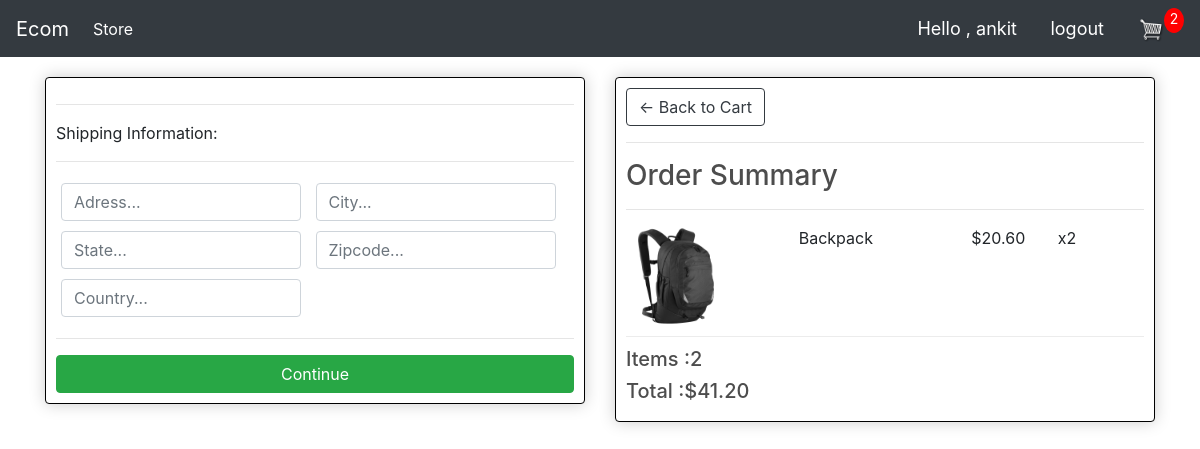
Screenshot of /checkout/ (signed in) with the database file from the repository.
### store/models.py (models this page shows, shortened)
class OrderItem(models.Model):
    product = models.ForeignKey(Product, on_delete=models.SET_NULL, blank=True, null=True)
    order = models.ForeignKey(Order, on_delete=models.SET_NULL, blank=True, null=True)
    quantity = models.IntegerField(default=0, null=True, blank=True)
    date_added = models.DateTimeField(auto_now_add=True)
    @property
    def get_total(self):
        total = self.product.price * self.quantity
        return total

class Product(models.Model):
    name = models.CharField(max_length=200, null=True)
    price = models.DecimalField(max_digits=7,decimal_places=2)
    digital = models.BooleanField(default=False, null=True, blank=False)
    image = models.ImageField(null=True, blank=True)
    @property
    def imageURL(self):
        try:
            url = self.image.url
        except:
            url = ''
        return url

class Order(models.Model):
    customer = models.ForeignKey(Customer, on_delete=models.SET_NULL, blank=True,null=True)
    date_orderd = models.DateTimeField(auto_now_add=True)
    complete = models.BooleanField(default=False, null=True, blank=False)
    transaction_id = models.CharField(max_length=200, null=True)
    @property
    def shipping(self):
        shipping = False
        orderitems = self.orderitem_set.all()
        for i in orderitems:
            if i.product.digital == False:
                shipping = True
        return shipping
    @property
    def get_cart_total(self):
        orderitems = self.orderitem_set.all()
        total = sum([item.get_total for item in orderitems ])
        return total
    @property
    def get_cart_items(self):
        orderitems = self.orderitem_set.all()
        total = sum([item.quantity for item in orderitems])
        return total

### store/views.py (the view)
# urls.py: path('checkout/', views.checkout, name='checkout'),
def checkout(request):
    data = cartData(request)
    cartItems = data['cartItems']
    order = data['order']
    items = data['items']
    context = {'items': items, 'order': order, 'cartItems':cartItems}
    return render(request, 'store/checkout.html', context)

### store/utils.py (called while the page is built)
def cartData(request):
    if request.user.is_authenticated:
        customer = request.user.customer
        order, created = Order.objects.get_or_create(customer=customer, complete=False)
        items = order.orderitem_set.all()
        cartItems = order.get_cart_items
    else:
        cookieData = cookieCart(request)
        cartItems = cookieData['cartItems']
        order = cookieData['order']
        items = cookieData['items']
    return {'cartItems': cartItems, 'order': order, 'items': items}

### store/templates/store/checkout.html (shortened to what this page needs)
{% extends 'store/main.html' %}
{% load static %}
{% block content %}
<div class="row">
    <div class="col-lg-6">
        <div class="box-element"  id="form-wrapper">
            <form id="form">
                <div class="shipping-info">
                    <hr>
                    <p>Shipping Information:</p>
                    <hr>
                    <div class="form-field">
                         <input required class="form-control" type="text" name="address" placeholder="Adress...">
                    </div>
                    <div class="form-field">
                         <input required class="form-control" type="text" name="city" placeholder="City...">
                    </div>
                    <div class="form-field">
                         <input required class="form-control" type="text" name="state" placeholder="State...">
                    </div>
                    <div class="form-field">
                         <input required class="form-control" type="text" name="zipcode" placeholder="Zipcode...">
                    </div>
                    <div class="form-field">
                         <input required class="form-control" type="text" name="country" placeholder="Country...">
                    </div>
                </div>
                <hr>
                <input id="form-button" class="btn btn-success btn-block" type="submit" value="Continue">
            </form>
        </div>
        <br>
    </div>
    <div class="col-lg-6">
        <div class="box-element">
         <a class="btn btn-outline-dark" href="{% url 'cart' %}">&#x2190; Back to Cart</a>
            <hr>
            <h3>Order Summary</h3>
            <hr>
            {% for item in items %}
            <div class="cart-row">
                    <div style="flex:2" ><img class="row-image" src="{{ item.product.imageURL }}"></div>
                    <div style="flex:2" ><p>{{ item.product.name }}</p></div>
                    <div style="flex:1" ><p>${{ item.product.price }}</p></div>
                    <div style="flex:1" ><p>x{{ item.quantity }}</p></div>
            </div>
            {% endfor %}
            <h5>Items :{{ order.get_cart_items }}</h5>
            <h5>Total :${{ order.get_cart_total|floatformat:2 }}</h5>
        </div>
    </div>
</div>
{% endblock content %}

### store/templates/store/main.html (shortened to what this page needs)
<!DOCTYPE html>
{% load static %}
<html lang="en">
<head>
    <link rel="stylesheet" type="text/css" href="{% static 'css/main.css' %}">
    <link rel="stylesheet" href="https://cdn.jsdelivr.net/npm/bootstrap@4.5.3/dist/css/bootstrap.min.css">
</head>
<body>
<nav class="navbar fixed-top navbar-expand-lg navbar-dark bg-dark">
  <a class="navbar-brand" href="{% url 'store' %}">Ecom</a>
  <div class="collapse navbar-collapse" id="navbarSupportedContent">
    <ul class="navbar-nav mr-auto">
      <li class="nav-item active">
        <a class="nav-link" href="{% url 'store' %}">Store<span class="sr-only">(current)</span></a>
      </li>
    </ul>
       {% if user.is_authenticated %}
       <span class="hello-msg">Hello , {{request.user}}</span>&nbsp &nbsp
      <span><a class="hello-msg" href="{% url 'logout' %}">logout</a></span>
      {% else %}
      <a href="{% url 'register' %}" class="btn btn-outline-success">Sign Up</a>&nbsp &nbsp
      <a href="{% url 'login' %}" class="btn btn-outline-success">Log In</a>
      {% endif %}
       <div class="form-inline my-2 my-lg-0">
	     	<a href="{% url 'cart' %}">
	    		<img  id="cart-icon" src="{% static 'images/cart.png' %}">
	    	</a>
	    	<p id="cart-total">{{ cartItems }}</p>
	    </div>
  </div>
</nav>
<div class="container">
    <br>
    {% block content %}
    {% endblock content %}
</div>
</body>
</html>

### static/css/main.css (style rules this page uses)
body { background-color: hsl(0, 0%, 98%); }
h1,h2,h3,h4,h5,h6 { color:hsl(0, 0%, 30%); }
.box-element { box-shadow:hsl(0, 0%, 80%) 0 0 16px; background-color: #fff; border-radius: 4px; padding: 10px; border: 1px solid black; }
.bg-dark { background-color: #4f868c!important; }
#cart-icon { width:25px; display: inline-block; margin-left: 15px; }
#cart-total { display: block; text-align: center; color:#fff; background-color: red; width: 20px; height: 25px; border-radius: 50%; font-size: 14px; }
.col-lg-4, .col-lg-6, .col-lg-8, .col-lg-12 { margin-top: 20px; }
.btn { border-radius: 0; }
.row-image { width: 100px; }
.form-field { width:250px; display: inline-block; padding: 5px; }
.cart-row { display: flex; align-items: flex-stretch; padding-bottom: 10px; margin-bottom: 10px; border-bottom: 1px solid #ececec; }

### store/templates/store/main.html (style rules this page uses)
.hello-msg { font-size : 18px; color :#fff; margin-right : 20px; }

### rows the page displays
OrderItem: product.imageURL (picture), product.name "Backpack", product.price "20.60", quantity "2"
Order: get_cart_items "2", get_cart_total "41.20"

### other values shown
{{ request.user }} "ankit"
{{ cartItems }} "2"
